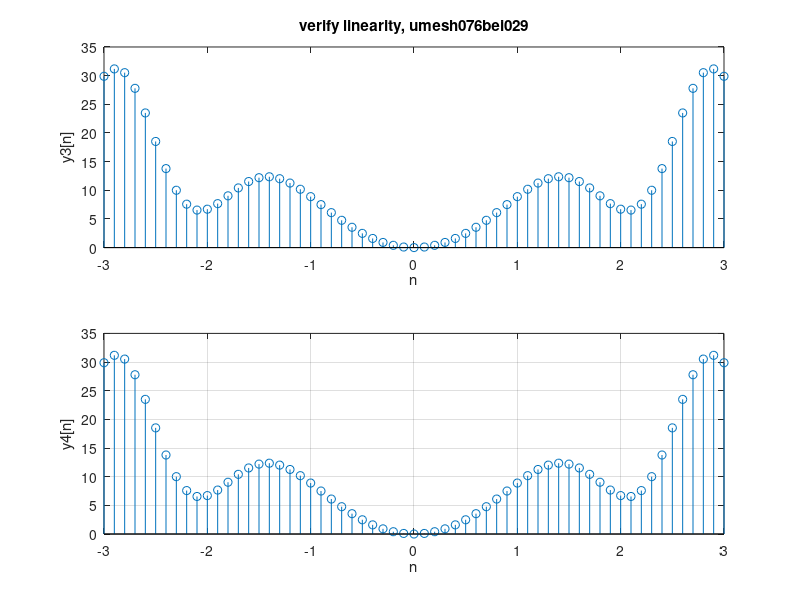

Reproduce this figure in MATLAB.
%consider two system x1[n]=n and x2[n]=sin[n]. Det. whether the system is
%linear or not. plot the required signals to verify the result
%y[n]=x[n^2]

clc; close all; clear all;
a1=3; a2=7;
n=-3:0.1:3
x1=n;
x2=sin(n);
y1=n.^2;
y2=sin(n.^2);
y3=a1*y1+a2*y2;
x3=a1*x1+a2*x2;
y4=a1.*n.^2+a2.*sin(n.^2);

subplot(2,1,1);
stem(n,y3);
xlabel('n'); ylabel('y3[n]');
title('verify linearity, umesh076bei029')

subplot(2,1,2)
stem(n,y4)
xlabel('n'); ylabel('y4[n]');
grid on;
clear all;
